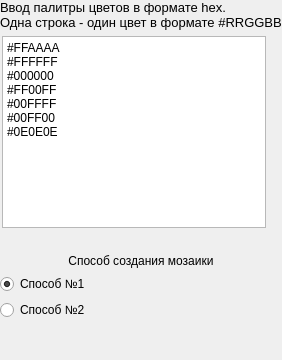
                <widget class="QWidget" name="color_palette_coloring_method_page">
                 <property name="sizePolicy">
                  <sizepolicy hsizetype="Expanding" vsizetype="Expanding">
                   <horstretch>0</horstretch>
                   <verstretch>0</verstretch>
                  </sizepolicy>
                 </property>
                 <layout class="QVBoxLayout" name="verticalLayout_6">
                  <property name="spacing">
                   <number>0</number>
                  </property>
                  <property name="leftMargin">
                   <number>0</number>
                  </property>
                  <property name="topMargin">
                   <number>0</number>
                  </property>
                  <property name="rightMargin">
                   <number>0</number>
                  </property>
                  <property name="bottomMargin">
                   <number>0</number>
                  </property>
                  <item>
                   <layout class="QGridLayout" name="gridLayout_4">
                    <property name="rightMargin">
                     <number>0</number>
                    </property>
                    <property name="spacing">
                     <number>6</number>
                    </property>
                    <item row="4" column="0">
                     <layout class="QVBoxLayout" name="verticalLayout_4">
                      <item>
                       <widget class="QLabel" name="color_palette_methods_label">
                        <property name="sizePolicy">
                         <sizepolicy hsizetype="Preferred" vsizetype="Fixed">
                          <horstretch>0</horstretch>
                          <verstretch>0</verstretch>
                         </sizepolicy>
                        </property>
                        <property name="text">
                         <string>Способ создания мозаики</string>
                        </property>
                        <property name="alignment">
                         <set>Qt::AlignCenter</set>
                        </property>
                       </widget>
                      </item>
                      <item>
                       <widget class="QRadioButton" name="first_color_palette_method_radio_button">
                        <property name="text">
                         <string>Способ №1</string>
                        </property>
                        <property name="checked">
                         <bool>true</bool>
                        </property>
                       </widget>
                      </item>
                      <item>
                       <widget class="QRadioButton" name="second_color_palette_method_radio_button">
                        <property name="text">
                         <string>Способ №2</string>
                        </property>
                       </widget>
                      </item>
                      <item>
                       <spacer name="verticalSpacer_9">
                        <property name="orientation">
                         <enum>Qt::Vertical</enum>
                        </property>
                        <property name="sizeType">
                         <enum>QSizePolicy::Preferred</enum>
                        </property>
                        <property name="sizeHint" stdset="0">
                         <size>
                          <width>20</width>
                          <height>40</height>
                         </size>
                        </property>
                       </spacer>
                      </item>
                     </layout>
                    </item>
                    <item row="3" column="0">
                     <spacer name="verticalSpacer_5">
                      <property name="orientation">
                       <enum>Qt::Vertical</enum>
                      </property>
                      <property name="sizeType">
                       <enum>QSizePolicy::Fixed</enum>
                      </property>
                      <property name="sizeHint" stdset="0">
                       <size>
                        <width>20</width>
                        <height>20</height>
                       </size>
                      </property>
                     </spacer>
                    </item>
                    <item row="0" column="0">
                     <widget class="QLabel" name="colors_palette_label">
                      <property name="sizePolicy">
                       <sizepolicy hsizetype="Preferred" vsizetype="Fixed">
                        <horstretch>0</horstretch>
                        <verstretch>0</verstretch>
                       </sizepolicy>
                      </property>
                      <property name="font">
                       <font>
                        <pointsize>10</pointsize>
                       </font>
                      </property>
                      <property name="text">
                       <string>Ввод палитры цветов в формате hex.
Одна строка - один цвет в формате #RRGGBB</string>
                      </property>
                     </widget>
                    </item>
                    <item row="1" column="0">
                     <layout class="QHBoxLayout" name="horizontalLayout_2">
                      <property name="spacing">
                       <number>0</number>
                      </property>
                      <property name="leftMargin">
                       <number>2</number>
                      </property>
                      <property name="rightMargin">
                       <number>16</number>
                      </property>
                      <item>
                       <widget class="QPlainTextEdit" name="colors_palette_edit">
                        <property name="sizePolicy">
                         <sizepolicy hsizetype="Preferred" vsizetype="Preferred">
                          <horstretch>0</horstretch>
                          <verstretch>0</verstretch>
                         </sizepolicy>
                        </property>
                        <property name="minimumSize">
                         <size>
                          <width>0</width>
                          <height>150</height>
                         </size>
                        </property>
                        <property name="documentTitle">
                         <string notr="true"/>
                        </property>
                        <property name="plainText">
                         <string>#FFAAAA
#FFFFFF
#000000
#FF00FF
#00FFFF
#00FF00
#0E0E0E</string>
                        </property>
                       </widget>
                      </item>
                     </layout>
                    </item>
                   </layout>
                  </item>
                 </layout>
                </widget>
